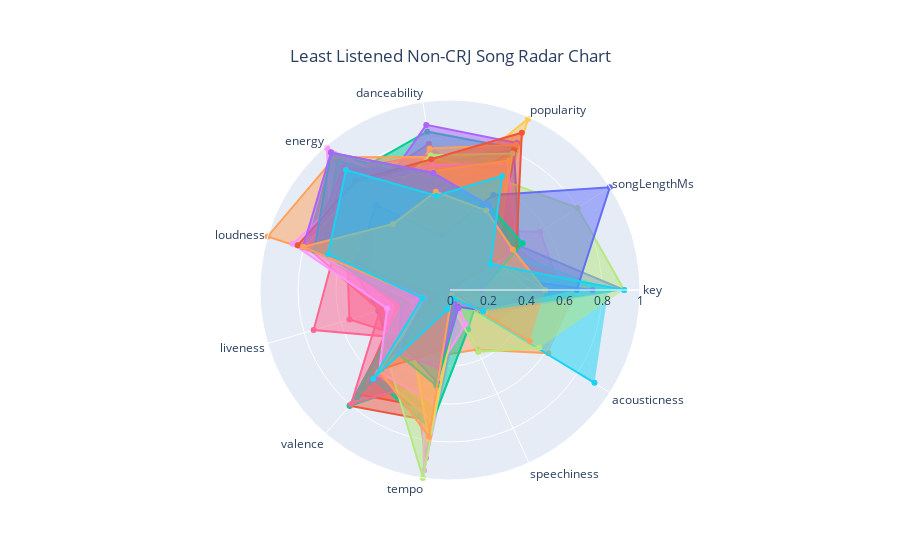

Notebook code cell kept with this figure:
### Code cell
non_carly_reversed = non_carly_adjusted.reindex(index = non_carly_adjusted.index[::-1])

least_fav_plot = go.Figure()

len_carly = len(carly_adjusted)

for idx, row in non_carly_reversed.iterrows():
    least_fav_plot.add_trace(go.Scatterpolar(
      r=row.values[1:],
      theta=of_interest[1:],
      fill='toself',
      name=row.values[0]
    ))

    if idx == len(non_carly_reversed) - len_carly:
        break

least_fav_plot.update_layout(
  title = {
      'text': 'Least Listened Non-CRJ Song Radar Chart',
      'xanchor': 'center',
      'yanchor': 'top',
      'x': 0.5
  },
  polar=dict(
    radialaxis=dict(
      visible=True,
      range=[0, 1]
    )),
  showlegend=False
)

least_fav_plot.show()

### Figure 1 — Plotly figure (JSON) as saved in the notebook; plotly's stock layout.template omitted (floating-point values rounded to 4 significant figures)
{"data": [{"fill": "toself", "name": "TRY", "r": [0, 0.359, 0.19, 0.623, 0.571, 0.5654, 0.393, 0.469, 0.3665, 0.0345, 0.0422], "theta": ["key", "songLengthMs", "popularity", "danceability", "energy", "loudness", "liveness", "valence", "tempo", "speechiness", "acousticness"], "type": "scatterpolar"}, {"fill": "toself", "name": "I'm Not Racist", "r": [0, 0.2378, 0.54, 0.582, 0.946, 0.7801, 0.251, 0.806, 0.6961, 0.034, 9.66e-05], "theta": ["key", "songLengthMs", "popularity", "danceability", "energy", "loudness", "liveness", "valence", "tempo", "speechiness", "acousticness"], "type": "scatterpolar"}, {"fill": "toself", "name": "Rebel Girl", "r": [0, 0.4097, 0.54, 0.582, 0.946, 0.7851, 0.251, 0.806, 0.4602, 0.034, 9.66e-05], "theta": ["key", "songLengthMs", "popularity", "danceability", "energy", "loudness", "liveness", "valence", "tempo", "speechiness", "acousticness"], "type": "scatterpolar"}, {"fill": "toself", "name": "Hearts Like Ours", "r": [0.5, 0.4097, 0.51, 0.376, 0.701, 0.7851, 0.0855, 0.151, 0.4602, 0.0304, 4.05e-05], "theta": ["key", "songLengthMs", "popularity", "danceability", "energy", "loudness", "liveness", "valence", "tempo", "speechiness", "acousticness"], "type": "scatterpolar"}, {"fill": "toself", "name": "Gold", "r": [0.6667, 0.4093, 0.69, 0.6, 0.412, 0.406, 0.134, 0.408, 0.3479, 0.344, 0.615], "theta": ["key", "songLengthMs", "popularity", "danceability", "energy", "loudness", "liveness", "valence", "tempo", "speechiness", "acousticness"], "type": "scatterpolar"}, {"fill": "toself", "name": "This Land - Single Version", "r": [0.8333, 0.2611, 0.56, 0.506, 0.921, 0.6944, 0.0677, 0.279, 0.1504, 0.0606, 0.019], "theta": ["key", "songLengthMs", "popularity", "danceability", "energy", "loudness", "liveness", "valence", "tempo", "speechiness", "acousticness"], "type": "scatterpolar"}, {"fill": "toself", "name": "Sofi Needs a Ladder", "r": [0.4167, 0.3224, 0.48, 0.778, 0.709, 0.6392, 0.748, 0.337, 0.893, 0.0532, 0.00424], "theta": ["key", "songLengthMs", "popularity", "danceability", "energy", "loudness", "liveness", "valence", "tempo", "speechiness", "acousticness"], "type": "scatterpolar"}, {"fill": "toself", "name": "Goodbyes (feat. Young Thug)", "r": [0.4167, 0.178, 0.84, 0.548, 0.653, 0.6648, 0.103, 0.163, 0.5642, 0.081, 0.456], "theta": ["key", "songLengthMs", "popularity", "danceability", "energy", "loudness", "liveness", "valence", "tempo", "speechiness", "acousticness"], "type": "scatterpolar"}, {"fill": "toself", "name": "The Water Beneath You", "r": [0.5833, 0.5645, 0.35, 0.449, 0.826, 0.6618, 0.0869, 0.235, 0.9585, 0.112, 0.03], "theta": ["key", "songLengthMs", "popularity", "danceability", "energy", "loudness", "liveness", "valence", "tempo", "speechiness", "acousticness"], "type": "scatterpolar"}, {"fill": "toself", "name": "Blinding Lights", "r": [0.08333, 0.1807, 0.99, 0.514, 0.73, 0.5149, 0.0897, 0.334, 0.4817, 0.0598, 0.00146], "theta": ["key", "songLengthMs", "popularity", "danceability", "energy", "loudness", "liveness", "valence", "tempo", "speechiness", "acousticness"], "type": "scatterpolar"}, {"fill": "toself", "name": "Graveyard", "r": [0.9167, 0.4315, 0.81, 0.667, 0.583, 0.6154, 0.181, 0.187, 0.4503, 0.0747, 0.231], "theta": ["key", "songLengthMs", "popularity", "danceability", "energy", "loudness", "liveness", "valence", "tempo", "speechiness", "acousticness"], "type": "scatterpolar"}, {"fill": "toself", "name": "I Really Wish I Hated You", "r": [0.08333, 0.2923, 0.66, 0.615, 0.81, 0.6253, 0.289, 0.728, 0.6301, 0.0506, 0.0358], "theta": ["key", "songLengthMs", "popularity", "danceability", "energy", "loudness", "liveness", "valence", "tempo", "speechiness", "acousticness"], "type": "scatterpolar"}, {"fill": "toself", "name": "Taki Taki (with Selena Gomez, Ozuna & Cardi B)", "r": [0.6667, 0.1577, 0.82, 0.842, 0.801, 0.6612, 0.0642, 0.617, 0.7322, 0.228, 0.157], "theta": ["key", "songLengthMs", "popularity", "danceability", "energy", "loudness", "liveness", "valence", "tempo", "speechiness", "acousticness"], "type": "scatterpolar"}, {"fill": "toself", "name": "Old Town Road", "r": [0.5, 0.2695, 0.85, 0.878, 0.619, 0.8258, 0.113, 0.639, 0.339, 0.102, 0.0533], "theta": ["key", "songLengthMs", "popularity", "danceability", "energy", "loudness", "liveness", "valence", "tempo", "speechiness", "acousticness"], "type": "scatterpolar"}, {"fill": "toself", "name": "Without Me", "r": [0.5, 0.1774, 0.84, 0.752, 0.488, 0.7924, 0.0936, 0.533, 0.6482, 0.0705, 0.297], "theta": ["key", "songLengthMs", "popularity", "danceability", "energy", "loudness", "liveness", "valence", "tempo", "speechiness", "acousticness"], "type": "scatterpolar"}, {"fill": "toself", "name": "Beginnings (feat. East Forest)", "r": [0.8333, 0.3643, 0.53, 0.231, 0.26, 0.7601, 0.113, 0.0494, 0.1865, 0.0392, 0.904], "theta": ["key", "songLengthMs", "popularity", "danceability", "energy", "loudness", "liveness", "valence", "tempo", "speechiness", "acousticness"], "type": "scatterpolar"}, {"fill": "toself", "name": "Candles", "r": [0.75, 0.3279, 0.45, 0.718, 0.843, 0.5629, 0.552, 0.334, 0.5642, 0.087, 0.0858], "theta": ["key", "songLengthMs", "popularity", "danceability", "energy", "loudness", "liveness", "valence", "tempo", "speechiness", "acousticness"], "type": "scatterpolar"}, {"fill": "toself", "name": "Love Is Alive", "r": [0.9167, 0.7985, 0.64, 0.618, 0.59, 0.8422, 0.208, 0.285, 0.05622, 0.359, 0.559], "theta": ["key", "songLengthMs", "popularity", "danceability", "energy", "loudness", "liveness", "valence", "tempo", "speechiness", "acousticness"], "type": "scatterpolar"}, {"fill": "toself", "name": "Replicants - Kompany Remix", "r": [0, 0.357, 0.21, 0.465, 0.989, 0.6471, 0.132, 0.127, 0.4132, 0.198, 0.0168], "theta": ["key", "songLengthMs", "popularity", "danceability", "energy", "loudness", "liveness", "valence", "tempo", "speechiness", "acousticness"], "type": "scatterpolar"}, {"fill": "toself", "name": "Witch Image", "r": [0, 0.2758, 0.47, 0.553, 0.826, 0.7403, 0.0823, 0.468, 0.5442, 0.0344, 0.000438], "theta": ["key", "songLengthMs", "popularity", "danceability", "energy", "loudness", "liveness", "valence", "tempo", "speechiness", "acousticness"], "type": "scatterpolar"}, {"fill": "toself", "name": "Higher Ground (feat. Naomi Wild)", "r": [0.08333, 0.3731, 0.61, 0.629, 0.852, 0.6967, 0.263, 0.415, 0.2722, 0.0521, 0.0865], "theta": ["key", "songLengthMs", "popularity", "danceability", "energy", "loudness", "liveness", "valence", "tempo", "speechiness", "acousticness"], "type": "scatterpolar"}, {"fill": "toself", "name": "Take What You Want (feat. Ozzy Osbourne & Travis Scott)", "r": [0.08333, 0.2874, 0.81, 0.499, 0.8, 0.7593, 0.147, 0.272, 0.7703, 0.0502, 0.0906], "theta": ["key", "songLengthMs", "popularity", "danceability", "energy", "loudness", "liveness", "valence", "tempo", "speechiness", "acousticness"], "type": "scatterpolar"}, {"fill": "toself", "name": "Square Hammer", "r": [0.1667, 0.3012, 0.61, 0.53, 0.903, 0.7035, 0.259, 0.747, 0.03747, 0.0483, 3.31e-05], "theta": ["key", "songLengthMs", "popularity", "danceability", "energy", "loudness", "liveness", "valence", "tempo", "speechiness", "acousticness"], "type": "scatterpolar"}, {"fill": "toself", "name": "Sway", "r": [0.75, 0.1527, 0.51, 0.453, 0.849, 0.5417, 0.176, 0.38, 0.2248, 0.0364, 0.0728], "theta": ["key", "songLengthMs", "popularity", "danceability", "energy", "loudness", "liveness", "valence", "tempo", "speechiness", "acousticness"], "type": "scatterpolar"}, {"fill": "toself", "name": "Riot", "r": [0.08333, 0.4245, 0.66, 0.707, 0.925, 1, 0.0617, 0.583, 0.6935, 0.0362, 0.00215], "theta": ["key", "songLengthMs", "popularity", "danceability", "energy", "loudness", "liveness", "valence", "tempo", "speechiness", "acousticness"], "type": "scatterpolar"}, {"fill": "toself", "name": "Come Together", "r": [0.1667, 0.2137, 0.65, 0.447, 0.788, 0.7275, 0.0744, 0.505, 0.1311, 0.0464, 0.00257], "theta": ["key", "songLengthMs", "popularity", "danceability", "energy", "loudness", "liveness", "valence", "tempo", "speechiness", "acousticness"], "type": "scatterpolar"}, {"fill": "toself", "name": "Somewhere Only We Know", "r": [0.1667, 0.1718, 0.48, 0.587, 0.854, 0.7769, 0.385, 0.795, 0.4701, 0.0503, 0.108], "theta": ["key", "songLengthMs", "popularity", "danceability", "energy", "loudness", "liveness", "valence", "tempo", "speechiness", "acousticness"], "type": "scatterpolar"}, {"fill": "toself", "name": "Panini", "r": [0.4167, 0.292, 0.79, 0.717, 0.598, 0.4202, 0.122, 0.496, 1, 0.0809, 0.22], "theta": ["key", "songLengthMs", "popularity", "danceability", "energy", "loudness", "liveness", "valence", "tempo", "speechiness", "acousticness"], "type": "scatterpolar"}, {"fill": "toself", "name": "Allergic", "r": [0, 0.4217, 0.73, 0.665, 0.741, 0.8628, 0.345, 0.57, 0.6007, 0.0787, 0.154], "theta": ["key", "songLengthMs", "popularity", "danceability", "energy", "loudness", "liveness", "valence", "tempo", "speechiness", "acousticness"], "type": "scatterpolar"}, {"fill": "toself", "name": "A Thousand Bad Times", "r": [0.5, 0.2954, 0.75, 0.632, 0.732, 0.7998, 0.111, 0.317, 0.7882, 0.092, 0.105], "theta": ["key", "songLengthMs", "popularity", "danceability", "energy", "loudness", "liveness", "valence", "tempo", "speechiness", "acousticness"], "type": "scatterpolar"}, {"fill": "toself", "name": "Hallelujah", "r": [0.6667, 1, 0.55, 0.288, 0.593, 0.5148, 0.125, 0.382, 0.4887, 0.0974, 0.198], "theta": ["key", "songLengthMs", "popularity", "danceability", "energy", "loudness", "liveness", "valence", "tempo", "speechiness", "acousticness"], "type": "scatterpolar"}, {"fill": "toself", "name": "Circles", "r": [0, 0.416, 0.91, 0.695, 0.762, 0.8353, 0.0863, 0.553, 0.3194, 0.0395, 0.192], "theta": ["key", "songLengthMs", "popularity", "danceability", "energy", "loudness", "liveness", "valence", "tempo", "speechiness", "acousticness"], "type": "scatterpolar"}, {"fill": "toself", "name": "RNP (feat. Anderson .Paak)", "r": [0.1667, 0.4544, 0.49, 0.622, 0.957, 0.7444, 0.126, 0.434, 0.5072, 0.104, 0.000436], "theta": ["key", "songLengthMs", "popularity", "danceability", "energy", "loudness", "liveness", "valence", "tempo", "speechiness", "acousticness"], "type": "scatterpolar"}, {"fill": "toself", "name": "Religion - Far Too Loud Remix", "r": [0.1667, 0.3736, 0.49, 0.622, 0.957, 0.8059, 0.126, 0.434, 0.4137, 0.104, 0.000436], "theta": ["key", "songLengthMs", "popularity", "danceability", "energy", "loudness", "liveness", "valence", "tempo", "speechiness", "acousticness"], "type": "scatterpolar"}, {"fill": "toself", "name": "Close Your Eyes", "r": [0.5, 0.3935, 0.46, 0.523, 0.459, 0.8059, 0.148, 0.564, 0.7801, 0.0269, 0.499], "theta": ["key", "songLengthMs", "popularity", "danceability", "energy", "loudness", "liveness", "valence", "tempo", "speechiness", "acousticness"], "type": "scatterpolar"}, {"fill": "toself", "name": "How Not To", "r": [0.9167, 0.2532, 0.66, 0.501, 0.836, 0.669, 0.152, 0.618, 0.103, 0.0491, 0.208], "theta": ["key", "songLengthMs", "popularity", "danceability", "energy", "loudness", "liveness", "valence", "tempo", "speechiness", "acousticness"], "type": "scatterpolar"}], "layout": {"polar": {"radialaxis": {"range": [0, 1], "visible": true}}, "showlegend": false, "title": {"text": "Least Listened Non-CRJ Song Radar Chart", "x": 0.5, "xanchor": "center", "yanchor": "top"}}}
